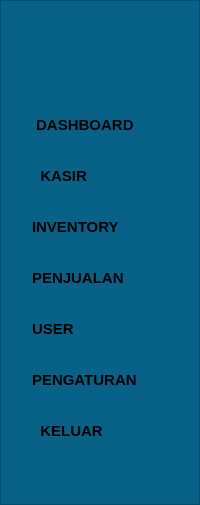
     <widget class="QFrame" name="frame">
      <property name="enabled">
       <bool>true</bool>
      </property>
      <property name="sizePolicy">
       <sizepolicy hsizetype="Fixed" vsizetype="Preferred">
        <horstretch>0</horstretch>
        <verstretch>0</verstretch>
       </sizepolicy>
      </property>
      <property name="maximumSize">
       <size>
        <width>250</width>
        <height>16777215</height>
       </size>
      </property>
      <property name="layoutDirection">
       <enum>Qt::LayoutDirection::LeftToRight</enum>
      </property>
      <property name="styleSheet">
       <string notr="true">background-color: #086288</string>
      </property>
      <property name="frameShape">
       <enum>QFrame::Shape::StyledPanel</enum>
      </property>
      <property name="frameShadow">
       <enum>QFrame::Shadow::Raised</enum>
      </property>
      <layout class="QVBoxLayout" name="verticalLayout">
       <property name="leftMargin">
        <number>15</number>
       </property>
       <property name="rightMargin">
        <number>15</number>
       </property>
       <item alignment="Qt::AlignmentFlag::AlignHCenter">
        <widget class="QLabel" name="logo">
         <property name="minimumSize">
          <size>
           <width>64</width>
           <height>64</height>
          </size>
         </property>
         <property name="maximumSize">
          <size>
           <width>64</width>
           <height>64</height>
          </size>
         </property>
         <property name="layoutDirection">
          <enum>Qt::LayoutDirection::LeftToRight</enum>
         </property>
         <property name="text">
          <string/>
         </property>
         <property name="textFormat">
          <enum>Qt::TextFormat::PlainText</enum>
         </property>
         <property name="pixmap">
          <pixmap resource="resource/resource.qrc">:/icons/shop-solid.png</pixmap>
         </property>
         <property name="scaledContents">
          <bool>true</bool>
         </property>
         <property name="alignment">
          <set>Qt::AlignmentFlag::AlignCenter</set>
         </property>
        </widget>
       </item>
       <item>
        <spacer name="verticalSpacer_2">
         <property name="orientation">
          <enum>Qt::Orientation::Vertical</enum>
         </property>
         <property name="sizeType">
          <enum>QSizePolicy::Policy::Fixed</enum>
         </property>
         <property name="sizeHint" stdset="0">
          <size>
           <width>20</width>
           <height>20</height>
          </size>
         </property>
        </spacer>
       </item>
       <item>
        <widget class="QPushButton" name="dashboard_button">
         <property name="minimumSize">
          <size>
           <width>40</width>
           <height>45</height>
          </size>
         </property>
         <property name="font">
          <font>
           <pointsize>11</pointsize>
           <bold>true</bold>
          </font>
         </property>
         <property name="styleSheet">
          <string notr="true">/* Efek saat tombol disorot mouse (Hover) */
QPushButton:hover {
    background-color: #334155; /* Berubah jadi biru sedikit lebih terang saat disorot */
    border-left: 4px solid #3B82F6; /* Muncul garis biru neon di pinggir kiri */
}
QPushButton {
    text-align: left;
    padding-left: 15px;
}</string>
         </property>
         <property name="text">
          <string> DASHBOARD</string>
         </property>
         <property name="icon">
          <iconset resource="resource/resource.qrc">
           <normaloff>:/icons/gauge-high-solid.png</normaloff>:/icons/gauge-high-solid.png</iconset>
         </property>
         <property name="iconSize">
          <size>
           <width>32</width>
           <height>32</height>
          </size>
         </property>
         <property name="flat">
          <bool>true</bool>
         </property>
        </widget>
       </item>
       <item>
        <widget class="QPushButton" name="kasir_button">
         <property name="minimumSize">
          <size>
           <width>40</width>
           <height>45</height>
          </size>
         </property>
         <property name="font">
          <font>
           <pointsize>11</pointsize>
           <bold>true</bold>
          </font>
         </property>
         <property name="styleSheet">
          <string notr="true">/* Efek saat tombol disorot mouse (Hover) */
QPushButton:hover {
    background-color: #334155; /* Berubah jadi biru sedikit lebih terang saat disorot */
    border-left: 4px solid #3B82F6; /* Muncul garis biru neon di pinggir kiri */
}
QPushButton {
    text-align: left;
    padding-left: 15px;
}</string>
         </property>
         <property name="text">
          <string>  KASIR</string>
         </property>
         <property name="icon">
          <iconset resource="resource/resource.qrc">
           <normaloff>:/icons/cash-register-solid.png</normaloff>:/icons/cash-register-solid.png</iconset>
         </property>
         <property name="iconSize">
          <size>
           <width>32</width>
           <height>32</height>
          </size>
         </property>
         <property name="flat">
          <bool>true</bool>
         </property>
        </widget>
       </item>
       <item>
        <widget class="QPushButton" name="inventory_button">
         <property name="minimumSize">
          <size>
           <width>40</width>
           <height>45</height>
          </size>
         </property>
         <property name="font">
          <font>
           <pointsize>11</pointsize>
           <bold>true</bold>
          </font>
         </property>
         <property name="styleSheet">
          <string notr="true">/* Efek saat tombol disorot mouse (Hover) */
QPushButton:hover {
    background-color: #334155; /* Berubah jadi biru sedikit lebih terang saat disorot */
    border-left: 4px solid #3B82F6; /* Muncul garis biru neon di pinggir kiri */
}
QPushButton {
    text-align: left;
    padding-left: 15px;
}</string>
         </property>
         <property name="text">
          <string>INVENTORY</string>
         </property>
         <property name="icon">
          <iconset resource="resource/resource.qrc">
           <normaloff>:/icons/box-solid.png</normaloff>:/icons/box-solid.png</iconset>
         </property>
         <property name="iconSize">
          <size>
           <width>32</width>
           <height>32</height>
          </size>
         </property>
         <property name="flat">
          <bool>true</bool>
         </property>
        </widget>
       </item>
       <item>
        <widget class="QPushButton" name="penjualan_button">
         <property name="minimumSize">
          <size>
           <width>40</width>
           <height>45</height>
          </size>
         </property>
         <property name="font">
          <font>
           <pointsize>11</pointsize>
           <bold>true</bold>
          </font>
         </property>
         <property name="styleSheet">
          <string notr="true">/* Efek saat tombol disorot mouse (Hover) */
QPushButton:hover {
    background-color: #334155; /* Berubah jadi biru sedikit lebih terang saat disorot */
    border-left: 4px solid #3B82F6; /* Muncul garis biru neon di pinggir kiri */
}
QPushButton {
    text-align: left;
    padding-left: 15px;
}</string>
         </property>
         <property name="text">
          <string>PENJUALAN</string>
         </property>
         <property name="icon">
          <iconset resource="resource/resource.qrc">
           <normaloff>:/icons/credit-card-solid.png</normaloff>:/icons/credit-card-solid.png</iconset>
         </property>
         <property name="iconSize">
          <size>
           <width>32</width>
           <height>32</height>
          </size>
         </property>
         <property name="flat">
          <bool>true</bool>
         </property>
        </widget>
       </item>
       <item>
        <widget class="QPushButton" name="user_button">
         <property name="minimumSize">
          <size>
           <width>40</width>
           <height>45</height>
          </size>
         </property>
         <property name="font">
          <font>
           <pointsize>11</pointsize>
           <bold>true</bold>
          </font>
         </property>
         <property name="styleSheet">
          <string notr="true">/* Efek saat tombol disorot mouse (Hover) */
QPushButton:hover {
    background-color: #334155; /* Berubah jadi biru sedikit lebih terang saat disorot */
    border-left: 4px solid #3B82F6; /* Muncul garis biru neon di pinggir kiri */
}
QPushButton {
    text-align: left;
    padding-left: 15px;
}</string>
         </property>
         <property name="text">
          <string>USER</string>
         </property>
         <property name="icon">
          <iconset resource="resource/resource.qrc">
           <normaloff>:/icons/user-solid.png</normaloff>:/icons/user-solid.png</iconset>
         </property>
         <property name="iconSize">
          <size>
           <width>32</width>
           <height>32</height>
          </size>
         </property>
         <property name="flat">
          <bool>true</bool>
         </property>
        </widget>
       </item>
       <item>
        <widget class="QPushButton" name="pengaturan_button">
         <property name="minimumSize">
          <size>
           <width>40</width>
           <height>45</height>
          </size>
         </property>
         <property name="font">
          <font>
           <pointsize>11</pointsize>
           <bold>true</bold>
          </font>
         </property>
         <property name="styleSheet">
          <string notr="true">/* Efek saat tombol disorot mouse (Hover) */
QPushButton:hover {
    background-color: #334155; /* Berubah jadi biru sedikit lebih terang saat disorot */
    border-left: 4px solid #3B82F6; /* Muncul garis biru neon di pinggir kiri */
}
QPushButton {
    text-align: left;
    padding-left: 15px;
}</string>
         </property>
         <property name="text">
          <string>PENGATURAN</string>
         </property>
         <property name="icon">
          <iconset resource="resource/resource.qrc">
           <normaloff>:/icons/gear-solid.png</normaloff>:/icons/gear-solid.png</iconset>
         </property>
         <property name="iconSize">
          <size>
           <width>32</width>
           <height>32</height>
          </size>
         </property>
         <property name="flat">
          <bool>true</bool>
         </property>
        </widget>
       </item>
       <item>
        <widget class="QPushButton" name="keluar_button">
         <property name="minimumSize">
          <size>
           <width>40</width>
           <height>45</height>
          </size>
         </property>
         <property name="font">
          <font>
           <pointsize>11</pointsize>
           <bold>true</bold>
          </font>
         </property>
         <property name="styleSheet">
          <string notr="true">/* Efek saat tombol disorot mouse (Hover) */
QPushButton:hover {
    background-color: #334155; /* Berubah jadi biru sedikit lebih terang saat disorot */
    border-left: 4px solid #3B82F6; /* Muncul garis biru neon di pinggir kiri */
}
QPushButton {
    text-align: left;
    padding-left: 15px;
}</string>
         </property>
         <property name="text">
          <string>  KELUAR</string>
         </property>
         <property name="icon">
          <iconset resource="resource/resource.qrc">
           <normaloff>:/icons/right-from-bracket-solid.png</normaloff>:/icons/right-from-bracket-solid.png</iconset>
         </property>
         <property name="iconSize">
          <size>
           <width>32</width>
           <height>32</height>
          </size>
         </property>
         <property name="flat">
          <bool>true</bool>
         </property>
        </widget>
       </item>
       <item>
        <spacer name="verticalSpacer">
         <property name="orientation">
          <enum>Qt::Orientation::Vertical</enum>
         </property>
         <property name="sizeHint" stdset="0">
          <size>
           <width>20</width>
           <height>40</height>
          </size>
         </property>
        </spacer>
       </item>
      </layout>
     </widget>
